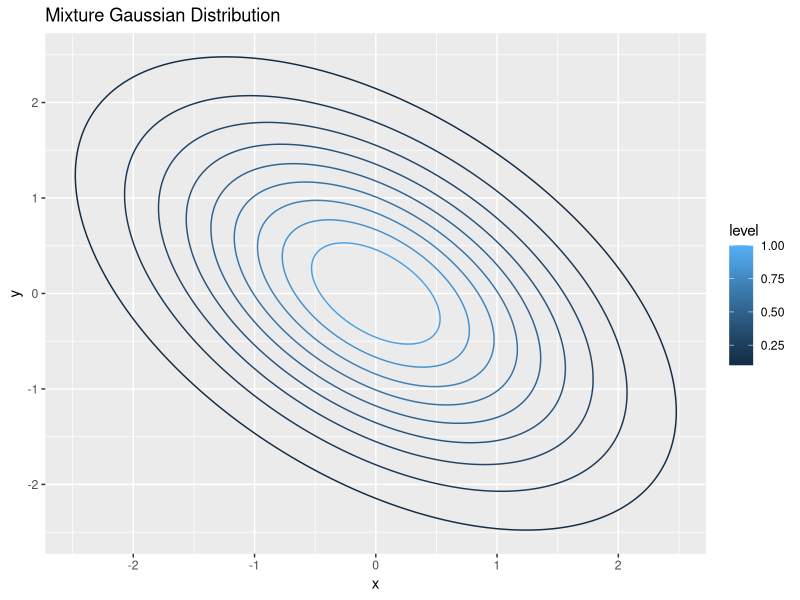
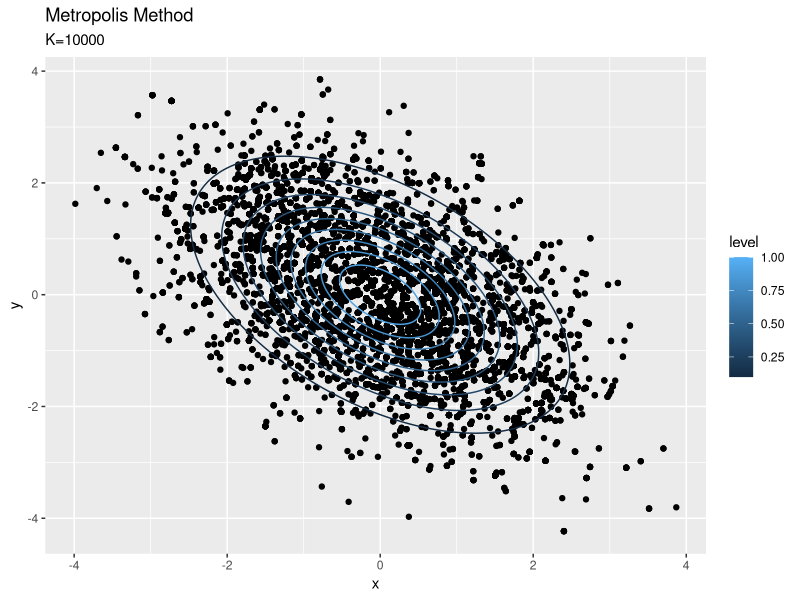
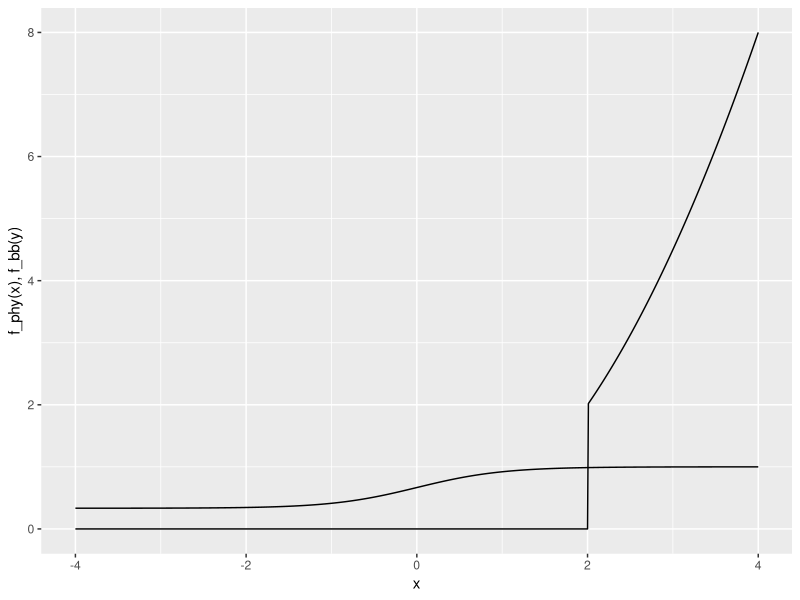
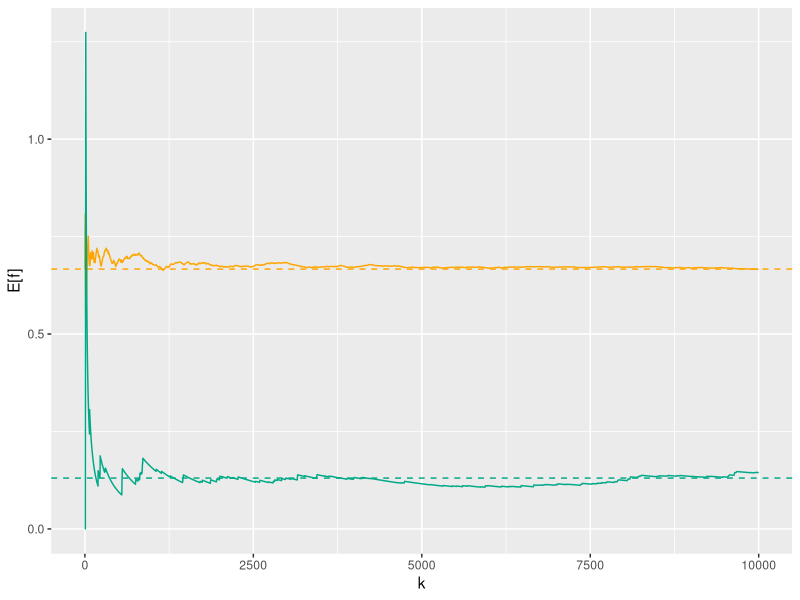
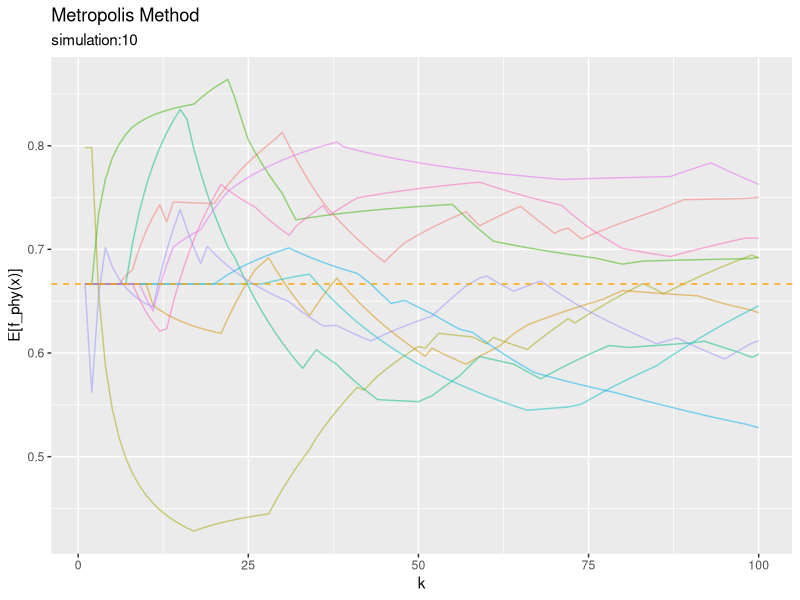
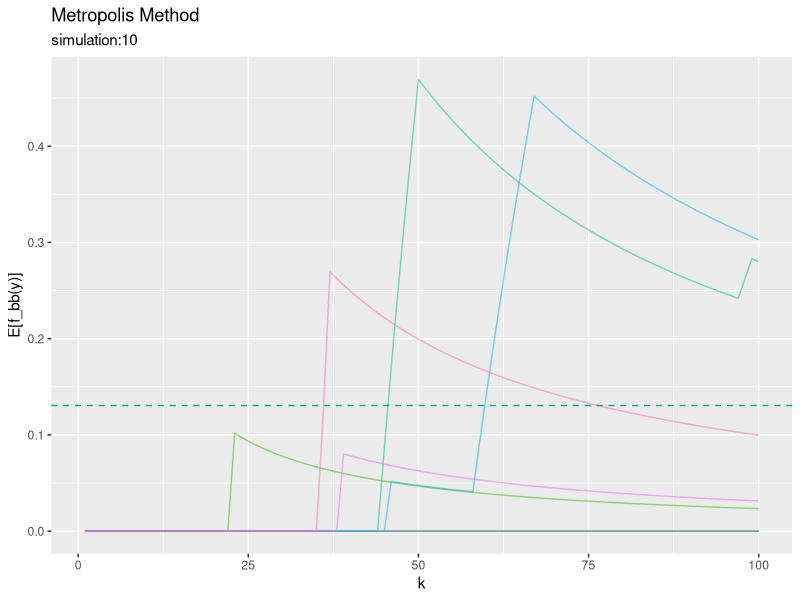

The R source for these figures, in order:

# Chapter 5 多変数のメトロポリス法 ---------------------------------------------------

# 5章で利用するパッケージ
library(tidyverse)


# 5.1 多変数のガウス分布 ------------------------------------------------------------

### 図5.1 多変数ガウス分布 -----

# 作用(負の対数尤度)を指定
fn_S <- function(x, y) {
  (x^2 + y^2 + x * y) * 0.5
}

# 確率分布を指定
fn_P <- function(x, y) {
  exp(-fn_S(x, y))
}

# 一様分布の範囲(ステップ幅)を指定
c <- 4

# 真の分布を計算
vec <- seq(-c, c, 0.01) # 描画用の点
true_df <- tibble(
  x = rep(vec, times = length(vec)), 
  y = rep(vec, each = length(vec)), 
  P_xy = fn_P(x, y) # 確率密度
)

# 真の分布をプロット
ggplot(true_df, aes(x = x, y = y, z = P_xy, color = ..level..)) + 
  geom_contour() +
  labs(title = "Mixture Gaussian Distribution")


# 繰り返し回数を指定
K <- 10000

# 初期値を指定
x <- 0
y <- 0

# Main loop
trace_x <- rep(0, K)
trace_y <- rep(0, K)
for(k in 1:K) {
  # 更新候補を計算
  dash_x <- x + runif(n = 1, min = -c, max = c)
  dash_y <- y + runif(n = 1, min = -c, max = c)
  
  # テスト値を生成
  r <- runif(n = 1, min = 0, max = 1)
  
  # メトロポリステストにより更新
  if(r < exp(fn_S(x, y) - fn_S(dash_x, dash_y))) {
    x <- dash_x
    y <- dash_y
  }
  
  # 更新値を記録
  trace_x[k] <- x
  trace_y[k] <- y
}

# 更新値のデータフレームを作成
update_df <- tibble(
  k = 1:K, 
  x = trace_x, 
  y = trace_y
)

# 散布図を作成
ggplot() + 
  geom_point(data = update_df, aes(x = x, y = y)) + # サンプルの散布図
  geom_contour(data = true_df, aes(x = x, y = y, z = P_xy, color = ..level..)) + # 真の確率密度
  labs(title = "Metropolis Method", 
       subtitle = paste0("K=", K))


### 図5.3-4 :1つ -----

# 関数を指定
fn_phy <- function(x) {
  (2 + tanh(x)) / 3
}
fn_bb <- function(y) {
  #  データ数を取得
  n <- length(y)
  
  # 受け皿を初期化
  f_y <- rep(0, n)
  
  # 出力を計算
  for(i in 1:n) {
    # i番目のデータを取得
    y_i <- y[i]
    
    # 式(5.4)の計算
    if(y_i <= 2) {
      f_y_i <- 0
    } else if(y_i > 2) {
      f_y_i <- y_i^2 * 0.5
    }
    
    # 計算結果を格納
    f_y[i] <- f_y_i
  }
  
  # 出力
  f_y
}

# 関数の出力をプロット
tibble(
  x = seq(-c, c, 0.01), 
  f_x = fn_phy(x), 
  f_y = fn_bb(x)
) %>% 
  ggplot(aes(x = x)) + 
    geom_line(aes(y = f_x)) + 
    geom_line(aes(y = f_y)) + 
    labs(x, "x, y", y = "f_phy(x), f_bb(y)")


# 期待値を計算
expected_df <- update_df %>% 
  dplyr::mutate(
    f_x = fn_phy(x), 
    f_y = fn_bb(y)
  ) %>% 
  dplyr::mutate(
    E_f_x = cumsum(f_x) / k, 
    E_f_y = cumsum(f_y) / k
  )

# 推移をプロット
ggplot(expected_df, aes(x = k)) + 
  geom_line(aes(y = E_f_x), color = "orange") + 
  geom_hline(aes(yintercept = 2 / 3), linetype = "dashed", color = "orange") + 
  geom_line(aes(y = E_f_y), color = "#00A986") + 
  geom_hline(aes(yintercept = 0.1305), linetype = "dashed", color = "#00A986") + 
  labs(y = "E[f]")


### 図5.3-4 :複数 -----

# 繰り返し回数を指定
K <- 100

# シミュレーション回数を指定
n_simu <- 10

# Main loop
trace_df <- tibble()
for(k in 1:K) {
  # 前ステップの変数を取得
  if(k > 1) {
    x <- tmp_df[["new_x"]]
    y <- tmp_df[["new_y"]]
  } else if(k == 1) { # 初回のみ
    # 初期値を指定
    x <- rep(0, n_simu)
    y <- rep(0, n_simu)
  }
  
  # 全てのシミュレーションにおけるk回目の更新
  tmp_df <- tibble(
    simulation = as.factor(1:n_simu), # シミュレーション番号
    k = k, # 繰り返し番号
    old_x = x, # 前ステップのx
    old_y = y, # 前ステップのy
    S_xy = fn_S(old_x, old_y), # 前ステップの作用を計算
    delta_x = runif(n = n_simu, min = -c, max = c), # xの変化量を生成
    delta_y = runif(n = n_simu, min = -c, max = c), # yの変化量を生成
    S_dash_xy = fn_S(old_x + delta_x, old_y + delta_y), # 更新候補の作用を計算
    r = runif(n = n_simu, min = 0, max = 1), # テスト値を計算
    test = dplyr::if_else(
      r < exp(S_xy - S_dash_xy), true = 1, false = 0
    ), # メトロポリステスト
    new_x = old_x + test * delta_x, # xを更新
    new_y = old_y + test * delta_y # yを更新
  )
  
  # 結果を結合
  trace_df <- rbind(trace_df, tmp_df)
  
  # n回ごとに途中経過を表示
  if(k %% 25 == 0) {
    print(paste0(
      "k=", k, " (", round(k / K * 100, 1), "%)"
    ))
  }
}

# 期待値を計算
expected_df <- tibble()
for(s in 1:n_simu) {
  # s番目のシミュレーションを計算
  tmp_df <- trace_df %>% 
    dplyr::filter(simulation == s) %>% 
    dplyr::select(
      simulation, k, x = new_x, y = new_y
    ) %>% 
    # 関数の計算
    dplyr::mutate(
      f_x = fn_phy(x), 
      f_y = fn_bb(y)
    ) %>% 
    # 期待値を計算
    dplyr::mutate(
      E_f_x = cumsum(f_x) / k, 
      E_f_y = cumsum(f_y) / k
    )
  
  # 計算結果を結合
  expected_df <- rbind(expected_df, tmp_df)
}

# 図5.3をプロット
ggplot(expected_df, aes(x = k, y = E_f_x, color = simulation)) + 
  geom_line(alpha = 0.5) + 
  geom_hline(aes(yintercept = 2 / 3), linetype = "dashed", color = "orange") + 
  theme(legend.position = "none") + 
  labs(title = "Metropolis Method", 
       subtitle = paste0("simulation:", n_simu), 
       y = "E[f_phy(x)]")

# 図5.4をプロット
ggplot(expected_df, aes(x = k, y = E_f_y, color = simulation)) + 
  geom_line(alpha = 0.5) + 
  geom_hline(aes(yintercept = 0.1305), linetype = "dashed", color = "#00A986") + 
  theme(legend.position = "none") + 
  labs(title = "Metropolis Method", 
       subtitle = paste0("simulation:", n_simu), 
       y = "E[f_bb(y)]")

